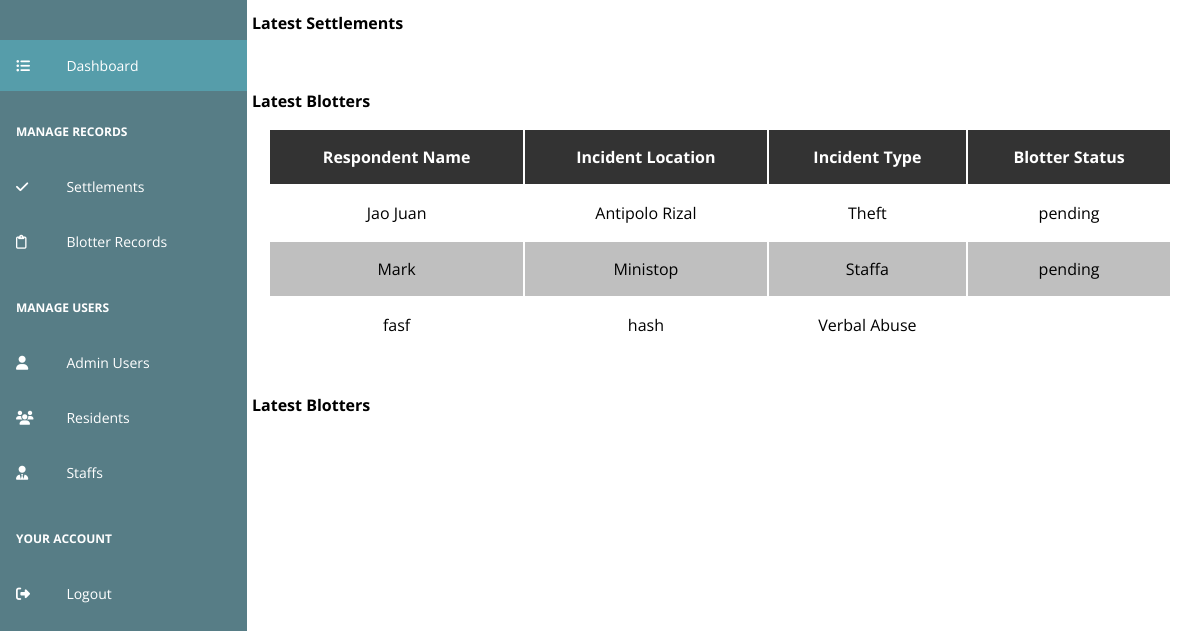
/admin/dashboard.php, run on an earlier commit of the app's database.
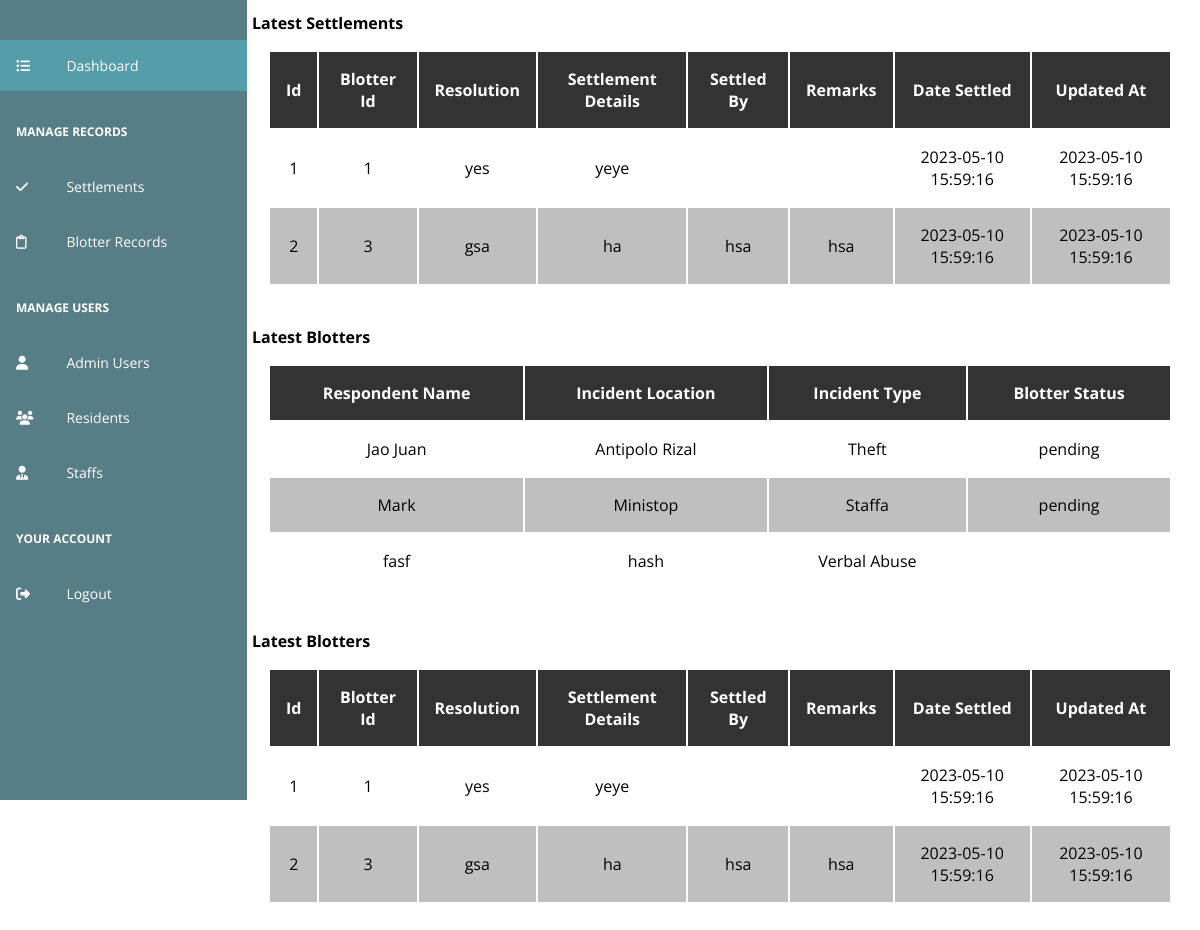
And on a later commit of the database.
### tables this page shows
CREATE TABLE `blotter_records` (
  `id` int(11) NOT NULL,
  `complainant_id` int(11) NOT NULL,
  `respondent_name` varchar(255) NOT NULL,
  `respondent_address` varchar(255) NOT NULL,
  `incident_location` varchar(255) NOT NULL,
  `incident_details` longtext NOT NULL,
  `incident_type` varchar(255) NOT NULL,
  `blotter_status` varchar(255) DEFAULT 'pending',
  `investigating_officer` varchar(255) DEFAULT NULL,
  `remarks` varchar(255) NOT NULL
);

CREATE TABLE `settlements` (
  `id` int(11) NOT NULL,
  `blotter_id` int(11) NOT NULL,
  `resolution` varchar(255) NOT NULL,
  `settlement_details` longtext NOT NULL,
  `settled_by` varchar(255) NOT NULL,
  `remarks` varchar(255) NOT NULL,
  `date_settled` datetime NOT NULL DEFAULT current_timestamp(),
  `updated_at` datetime NOT NULL DEFAULT current_timestamp()
);

### admin/php/models/Settlements.php (called while the page is built, shortened)
<?php
class Settlements
{
    private $conn;
    private $table = "settlements";
    public function __construct($db)
    {
        $this->conn = $db;
    }
    public function read()
    {
        $q = "SELECT * FROM {$this->table};";
        $stmt = $this->conn->prepare($q);
        $stmt->execute();
        $data = array();
        while ($row = $stmt->fetch(PDO::FETCH_ASSOC)) {
            array_push($data, $row);
        }
        return $data;
    }
}

### admin/php/models/Blotters.php (called while the page is built, shortened)
<?php
class Blotters
{
    private $conn;
    private $table = "blotter_records";
    private $id, $complaint_id, $respondent_name, $respondent_address, $incident_location,
        $incident_details, $incident_type, $blotter_status, $investigating_officer, $remarks, $columns;
    public function __construct($db)
    {
        $this->conn = $db;
    }
    public function read()
    {
        $q = !isset($this->columns) ? "SELECT * FROM {$this->table};" :
            "SELECT {$this->format_columns()} FROM {$this->table};";
        $stmt = $this->conn->prepare($q);
        $stmt->execute();
        $data = array();
        while ($row = $stmt->fetch(PDO::FETCH_ASSOC)) {
            array_push($data, $row);
        }
        return $data;
    }
    public function setColumns($columns)
    {
        $this->columns = $columns;
        return $this;
    }
    public function format_columns()
    {
        $columnString = "";
        foreach ($this->columns as $index => $column) {
            $columnString .=  "$column";
            $columnString .= $index >= 0 &&
                $index < sizeof($this->columns) - 1 ? "," : "";
        }
        return $columnString;
    }
}

### admin/components/Table.php (the view, shortened to what this page needs)
<?php
class Table
{
    private $tbl, $header, $content, $id, $styles, $attributes, $columns;
    public function __construct($tbl)
    {
        $this->tbl = $tbl;
    }
    public function build_header()
    {
        $header = "";
        $keys = array_keys($this->tbl[0]);
        foreach ($keys as $th) {
            $newTh = str_replace("_", " ", $th);
            $header .= "<th>$newTh</th>";
        }
    }
    public function build_rows()
    {
        $rows = "";
        foreach ($this->tbl as $key => $row) {
            $rows .= "<tr>";
            foreach ($row as $subKey => $subRow) {
                $rows .= "<td>$subRow</td>";
            }
            $rows .= "</tr>";
        }
    }
    function build_table()
    {
        $this->build_header();
        $this->build_rows();
        return <<<TBL
            <table class="tbl">
                <thead>
                    {$this->getHeader()}
                </thead>
                <tbody>
                    {$this->getContent()}
                </tbody>
            </table>
            TBL;
    }
    public function getHeader()
    {
        return $this->header;
    }
    public function setHeader($header)
    {
        $this->header = $header;
        return $this;
    }
    public function getContent()
    {
        return $this->content;
    }
    public function setContent($content)
    {
        $this->content = $content;
        return $this;
    }
}

### admin/dashboard.php (shortened to what this page needs)
<?php
include("php/config/Database.php");
include("php/models/Settlements.php");
include("php/models/Blotters.php");
include("components/Table.php");
$database = new Database();
$db = $database->connect();
$settlement = new Settlements($db);
$settlements = $settlement->read();
$blotterObj = new Blotters($db);
$blotterObj->setColumns(["respondent_name", "incident_location", "incident_type", "blotter_status"]);
$blotters = $blotterObj->read();
$settlementTable = new Table($settlements);
$blottersTable = new Table($blotters);
$content = <<<CONTENT
	<section class="dashboard-section">
		<h4>Latest Settlements</h4>
		{$settlementTable->build_table()}
	</section>
	<section class="dashboard-section">
		<h4>Latest Blotters</h4>
		{$blottersTable->build_table()}
	</section>
	<section class="dashboard-section">
		<h4>Latest Blotters</h4>
		{$settlementTable->build_table()}
	</section>
CONTENT;
?>
<?php include 'templates/default.php'; ?>

### admin/templates/default.php (shortened to what this page needs)
<!DOCTYPE html>
<html lang="en">
<head>
    <link rel="stylesheet" href="assets/css/styles.css">
</head>
<body>
    <?php include("components/navbar.php") ?>
    <main <?= isset($containerStyles) ? "style='{$containerStyles}'" : "" ?>>
        <?= $content ? $content : "" ?>
    </main>
</body>
</html>

### admin/components/navbar.php (shortened to what this page needs)
<div class="nav-wrapper">
    <nav>
        <ul>
            <li>
            </li>
            <li class="active">
                <a href="">
                    <i class="fa-solid fa-list-ul"></i>
                    Dashboard
                </a>
            </li>
            <li class="separator">
                <span>
                    Manage Records
                </span>
            </li>
            <li>
                <a href="">
                    <i class="fa-solid fa-check"></i>
                    Settlements
                </a>
            </li>
            <li>
                <a href="">
                    <i class="fa-sharp fa-regular fa-clipboard"></i>
                    Blotter Records
                </a>
            </li>
            <li class="separator">
                <span>
                    Manage Users
                </span>
            </li>
            <li>
                <a href="">
                    <i class="fa-solid fa-user"></i>
                    Admin Users
                </a>
            </li>
            <li>
                <a href="">
                    <i class="fa-sharp fa-solid fa-users"></i>
                    Residents
                </a>
            </li>
            <li>
                <a href="">
                    <i class="fa-solid fa-user-tie"></i>
                    Staffs
                </a>
            </li>
            <li class="separator">
                <span>
                    Your Account
                </span>
            </li>
            <li>
                <a href="">
                    <i class="fa-solid fa-right-from-bracket"></i>
                    Logout
                </a>
            </li>
        </ul>
    </nav>
</div>

### admin/assets/css/styles.css (style rules this page uses)
* { margin: 0; padding: 0; outline: none; box-sizing: border-box; font-family: 'Open Sans', sans-serif; }
body, html { height: 100%; }
body { display: grid; grid-template-columns: 1fr 4fr; }
.nav-wrapper { display: flex; flex-direction: row; }
nav { position: fixed; top: 0; left: 0; height: 100vh; background-color: #577D86; overflow: hidden; z-index: 1; }
nav ul { list-style: none; }
nav li { margin-top: 0.25rem; }
nav li, nav .separator { padding: 1rem 5rem 1rem 1rem; }
nav .separator { margin-top: 0.75rem; }
nav a { text-decoration: none; display: grid; grid-template-columns: 0.5fr 1fr; align-items: center; }
nav .separator span, nav a { color: white; font-size: 14px; }
nav .separator span { text-transform: uppercase; font-size: 12px !important; font-weight: bold; cursor: default; }
nav li.active { background-color: #569DAA; }
.dashboard-section { padding: 0.75rem; }
.tbl { width: 100%; padding: 1rem; }
.tbl tr:nth-child(even), .tbl tr:hover { background-color: rgba(0, 0, 0, 0.25); }
.tbl th { background-color: #333; color: #fff; }
.tbl th { text-transform: capitalize; }
.tbl td, th { padding: 1rem; text-align: center; }

What changed in the data, as far as the page shows it:
added settlements: id "1", blotter "1", resolution "yes", settlement_details "yeye", date_settled "2023-05-10 15:59:16", updated_at "2023-05-10 15:59:16"
added settlements: id "2", blotter "3", resolution "gsa", settlement_details "ha", settled_by "hsa", remarks "hsa", date_settled "2023-05-10 15:59:16", updated_at "2023-05-10 15:59:16"
Also different on the page:
new list line: "Id"
new list line: "Blotter Id"
new list line: "Resolution"
new list line: "Settlement Details"
new list line: "Settled By"
new list line: "Remarks"
new list line: "Date Settled"
new list line: "Updated At"
